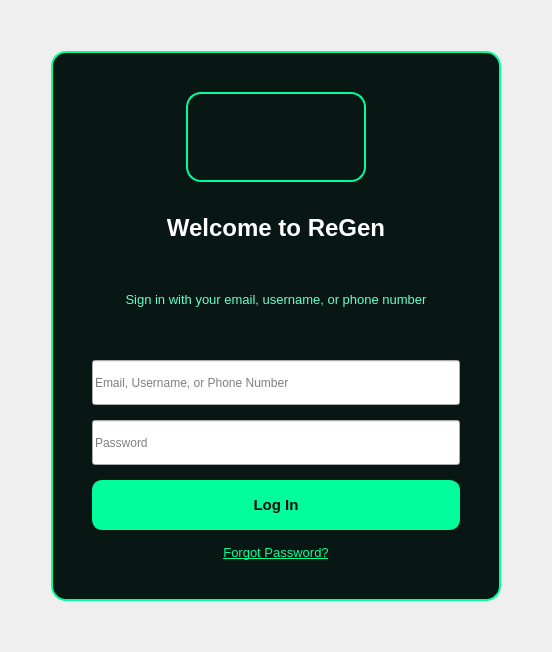
    <widget class="QWidget" name="connection">
     <layout class="QVBoxLayout" name="loginLayout">
      <item>
       <spacer name="verticalSpacer_login1">
        <property name="orientation">
         <enum>Qt::Orientation::Vertical</enum>
        </property>
        <property name="sizeHint" stdset="0">
         <size>
          <width>20</width>
          <height>40</height>
         </size>
        </property>
       </spacer>
      </item>
      <item>
       <layout class="QHBoxLayout" name="loginCenterLayout">
        <item>
         <spacer name="horizontalSpacer_login1">
          <property name="orientation">
           <enum>Qt::Orientation::Horizontal</enum>
          </property>
          <property name="sizeHint" stdset="0">
           <size>
            <width>40</width>
            <height>20</height>
           </size>
          </property>
         </spacer>
        </item>
        <item>
         <widget class="QFrame" name="loginFrame">
          <property name="minimumSize">
           <size>
            <width>450</width>
            <height>550</height>
           </size>
          </property>
          <property name="maximumSize">
           <size>
            <width>450</width>
            <height>550</height>
           </size>
          </property>
          <property name="styleSheet">
           <string notr="true">QFrame {
    background-color: #081713;
    border: 2px solid #00ff9c;
    border-radius: 15px;
    padding: 30px;
}</string>
          </property>
          <layout class="QVBoxLayout" name="loginFormLayout">
           <property name="spacing">
            <number>15</number>
           </property>
           <item>
            <layout class="QHBoxLayout" name="logoContainerLayout">
             <item>
              <spacer name="horizontalSpacer_logoLeft">
               <property name="orientation">
                <enum>Qt::Orientation::Horizontal</enum>
               </property>
               <property name="sizeHint" stdset="0">
                <size>
                 <width>0</width>
                 <height>0</height>
                </size>
               </property>
              </spacer>
             </item>
             <item>
              <widget class="QLabel" name="loginLogo">
               <property name="minimumSize">
                <size>
                 <width>180</width>
                 <height>90</height>
                </size>
               </property>
               <property name="maximumSize">
                <size>
                 <width>180</width>
                 <height>90</height>
                </size>
               </property>
               <property name="text">
                <string/>
               </property>
               <property name="pixmap">
                <pixmap>:/image/images/logo.png</pixmap>
               </property>
               <property name="scaledContents">
                <bool>false</bool>
               </property>
               <property name="alignment">
                <set>Qt::AlignmentFlag::AlignCenter</set>
               </property>
              </widget>
             </item>
             <item>
              <spacer name="horizontalSpacer_logoRight">
               <property name="orientation">
                <enum>Qt::Orientation::Horizontal</enum>
               </property>
               <property name="sizeHint" stdset="0">
                <size>
                 <width>0</width>
                 <height>0</height>
                </size>
               </property>
              </spacer>
             </item>
            </layout>
           </item>
           <item>
            <widget class="QLabel" name="loginTitle">
             <property name="styleSheet">
              <string notr="true">QLabel {
    font-size: 24px;
    font-weight: 700;
    color: #ffffff;
    background: transparent;
    border: none;
    padding: 10px 0px;
}</string>
             </property>
             <property name="text">
              <string>Welcome to ReGen</string>
             </property>
             <property name="alignment">
              <set>Qt::AlignmentFlag::AlignCenter</set>
             </property>
            </widget>
           </item>
           <item>
            <widget class="QLabel" name="loginSubtitle">
             <property name="styleSheet">
              <string notr="true">QLabel {
    font-size: 13px;
    color: #66ffcc;
    background: transparent;
    border: none;
    padding: 0px 20px 10px 20px;
}</string>
             </property>
             <property name="text">
              <string>Sign in with your email, username, or phone number</string>
             </property>
             <property name="alignment">
              <set>Qt::AlignmentFlag::AlignCenter</set>
             </property>
             <property name="wordWrap">
              <bool>true</bool>
             </property>
            </widget>
           </item>
           <item>
            <spacer name="verticalSpacer_login2">
             <property name="orientation">
              <enum>Qt::Orientation::Vertical</enum>
             </property>
             <property name="sizeType">
              <enum>QSizePolicy::Policy::Fixed</enum>
             </property>
             <property name="sizeHint" stdset="0">
              <size>
               <width>20</width>
               <height>10</height>
              </size>
             </property>
            </spacer>
           </item>
           <item>
            <widget class="QLineEdit" name="loginUsername">
             <property name="minimumSize">
              <size>
               <width>0</width>
               <height>45</height>
              </size>
             </property>
             <property name="placeholderText">
              <string>Email, Username, or Phone Number</string>
             </property>
            </widget>
           </item>
           <item>
            <widget class="QLineEdit" name="loginPassword">
             <property name="minimumSize">
              <size>
               <width>0</width>
               <height>45</height>
              </size>
             </property>
             <property name="echoMode">
              <enum>QLineEdit::EchoMode::Password</enum>
             </property>
             <property name="placeholderText">
              <string>Password</string>
             </property>
            </widget>
           </item>
           <item>
            <widget class="QPushButton" name="btnLogin">
             <property name="minimumSize">
              <size>
               <width>0</width>
               <height>50</height>
              </size>
             </property>
             <property name="styleSheet">
              <string notr="true">QPushButton {
    background-color: #00ff9c;
    border: 1px solid #00ff9c;
    border-radius: 10px;
    padding: 12px 20px;
    color: #050d0a;
    font-weight: 600;
    font-size: 15px;
}

QPushButton:hover {
    background-color: #33ffcc;
}</string>
             </property>
             <property name="text">
              <string>Log In</string>
             </property>
            </widget>
           </item>
           <item>
            <widget class="QPushButton" name="btnForgotPassword">
             <property name="styleSheet">
              <string notr="true">QPushButton {
    background-color: transparent;
    border: none;
    color: #00ff9c;
    text-decoration: underline;
    font-size: 13px;
}

QPushButton:hover {
    color: #33ffcc;
}</string>
             </property>
             <property name="text">
              <string>Forgot Password?</string>
             </property>
            </widget>
           </item>
          </layout>
         </widget>
        </item>
        <item>
         <spacer name="horizontalSpacer_login2">
          <property name="orientation">
           <enum>Qt::Orientation::Horizontal</enum>
          </property>
          <property name="sizeHint" stdset="0">
           <size>
            <width>40</width>
            <height>20</height>
           </size>
          </property>
         </spacer>
        </item>
       </layout>
      </item>
      <item>
       <spacer name="verticalSpacer_login3">
        <property name="orientation">
         <enum>Qt::Orientation::Vertical</enum>
        </property>
        <property name="sizeHint" stdset="0">
         <size>
          <width>20</width>
          <height>40</height>
         </size>
        </property>
       </spacer>
      </item>
     </layout>
    </widget>
